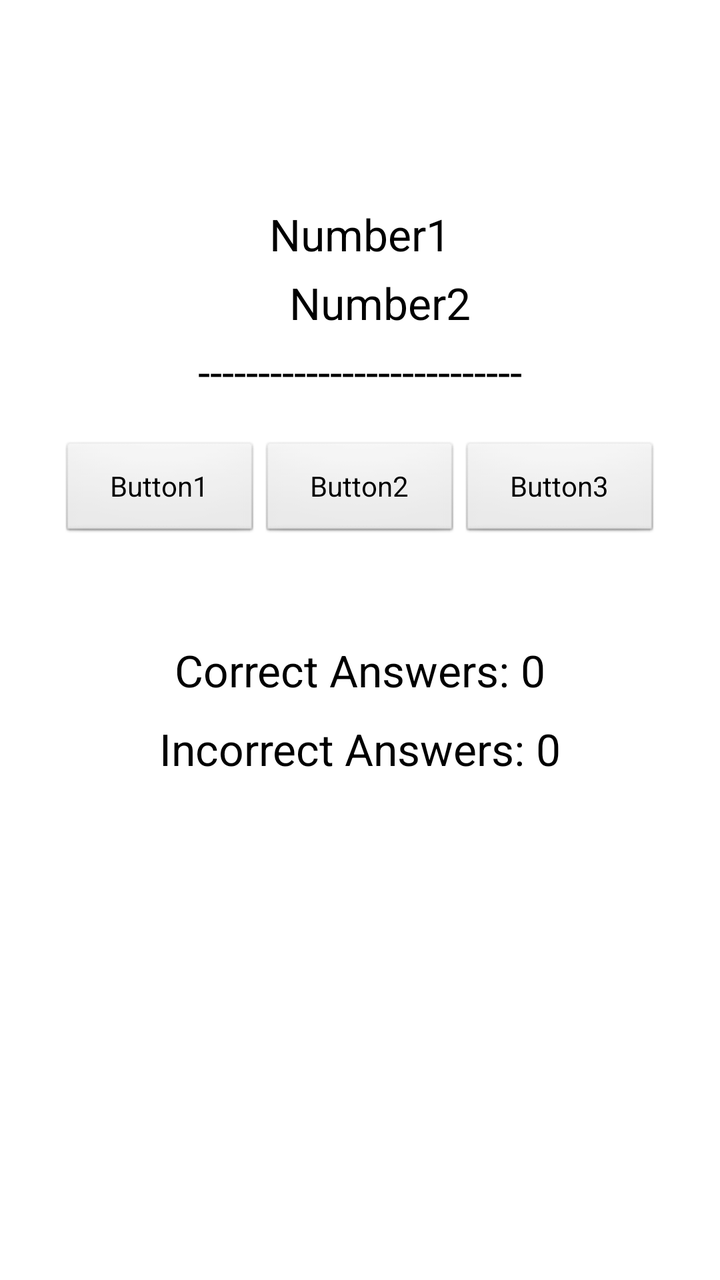
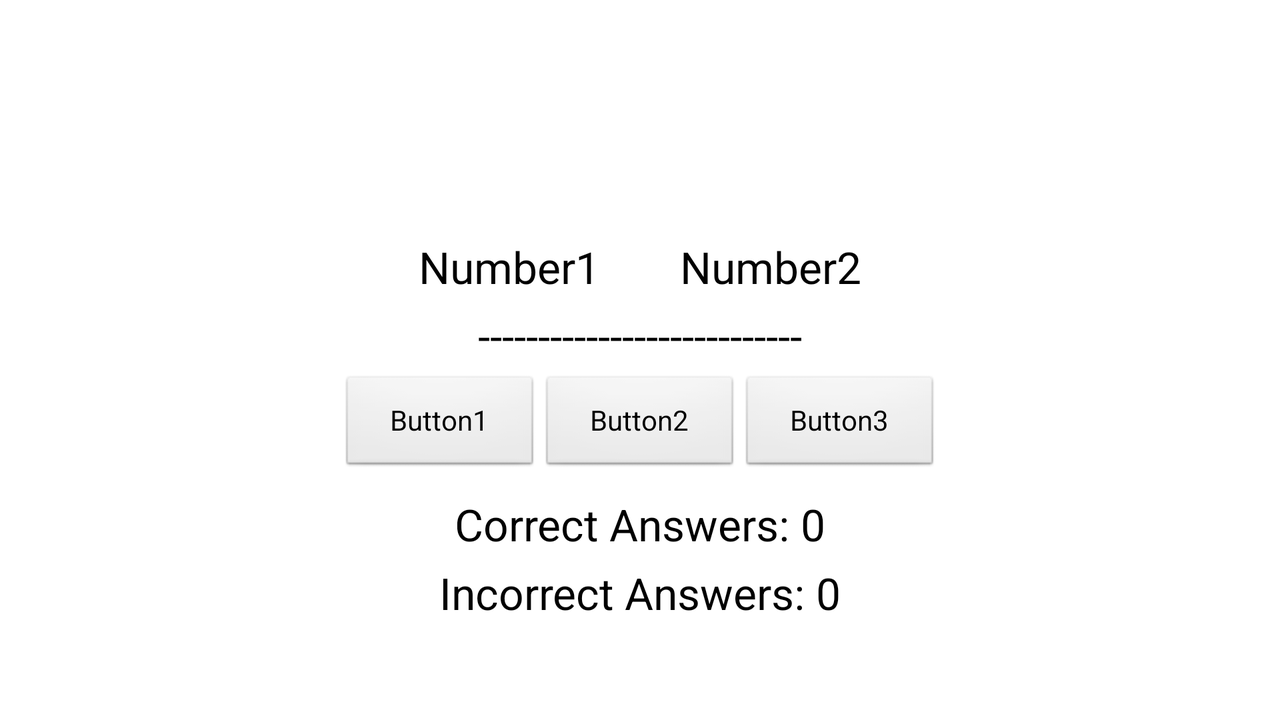

An Android layout and its configuration variant, each rendered on a device that would load it. The default file and the variant file are quoted in full after the pictures.
<!-- AndroidManifest.xml: application theme AppTheme -->
<!-- res/layout/activity_main.xml -->
<LinearLayout xmlns:android="http://schemas.android.com/apk/res/android"
              android:layout_width="match_parent"
              android:layout_height="match_parent"
              android:gravity="center|top"
              android:orientation="vertical">

    <Button
        android:id="@+id/playAgainButton"
        android:layout_width="wrap_content"
        android:layout_height="wrap_content"
        android:text="Play Again?"
        android:visibility="invisible" />

    <TextView
        android:id="@+id/timeLeft"
        android:layout_width="wrap_content"
        android:layout_height="wrap_content"
        android:layout_marginTop="5dp"
        android:textAppearance="?android:attr/textAppearanceLarge" />

    <TextView
        android:id="@+id/number1"
        android:layout_width="wrap_content"
        android:layout_height="wrap_content"
        android:layout_marginTop="20dp"
        android:text="Number1"
        android:textAppearance="?android:attr/textAppearanceLarge" />

    <LinearLayout
        android:id="@+id/linearLayout1"
        android:layout_width="wrap_content"
        android:layout_height="wrap_content"
        android:layout_marginTop="5dp"
        android:orientation="horizontal" >

        <TextView
            android:id="@+id/operator"
            android:layout_width="wrap_content"
            android:layout_height="wrap_content"
            android:layout_marginRight="20dp"
            android:textAppearance="?android:attr/textAppearanceLarge" />

        <TextView
            android:id="@+id/number2"
            android:layout_width="match_parent"
            android:layout_height="match_parent"
            android:text="Number2"
            android:textAppearance="?android:attr/textAppearanceLarge" />
    </LinearLayout>

    <TextView
        android:id="@+id/line"
        android:layout_width="wrap_content"
        android:layout_height="wrap_content"
        android:layout_marginTop="5dp"
        android:text="---------------------------"
        android:textAppearance="?android:attr/textAppearanceLarge" />

    <LinearLayout
        android:id="@+id/linearLayout2"
        android:layout_width="wrap_content"
        android:layout_height="wrap_content"
        android:layout_marginTop="20dp" >

        <Button
            android:id="@+id/button1"
            style="?android:attr/borderlessButtonStyle"
            android:layout_width="100dp"
            android:layout_height="50dp"
            android:text="Button1" />

        <Button
            android:id="@+id/button2"
            style="?android:attr/borderlessButtonStyle"
            android:layout_width="100dp"
            android:layout_height="50dp"
            android:text="Button2" />

        <Button
            android:id="@+id/button3"
            style="?android:attr/borderlessButtonStyle"
            android:layout_width="100dp"
            android:layout_height="50dp"
            android:text="Button3" />
    </LinearLayout>

    <LinearLayout
        android:id="@+id/linearLayout3"
        android:layout_width="wrap_content"
        android:layout_height="wrap_content"
        android:layout_marginTop="50dp" >

        <TextView
            android:id="@+id/textView1"
            android:layout_width="wrap_content"
            android:layout_height="wrap_content"
            android:text="Correct Answers: "
            android:textAppearance="?android:attr/textAppearanceLarge" />

        <TextView
            android:id="@+id/correctAnswersText"
            android:layout_width="wrap_content"
            android:layout_height="wrap_content"
            android:text="0"
            android:textAppearance="?android:attr/textAppearanceLarge" />
    </LinearLayout>

    <LinearLayout
        android:id="@+id/linearLayout4"
        android:layout_width="wrap_content"
        android:layout_height="wrap_content"
        android:layout_marginTop="10dp" >

        <TextView
            android:id="@+id/textView3"
            android:layout_width="wrap_content"
            android:layout_height="wrap_content"
            android:text="Incorrect Answers: "
            android:textAppearance="?android:attr/textAppearanceLarge" />

        <TextView
            android:id="@+id/incorrectAnswersText"
            android:layout_width="wrap_content"
            android:layout_height="wrap_content"
            android:text="0"
            android:textAppearance="?android:attr/textAppearanceLarge" />
    </LinearLayout>

</LinearLayout>
<!-- resources referenced by this layout -->
<resources>
  <style name="AppTheme" parent="AppBaseTheme">
          
      </style>
  <style name="AppBaseTheme" parent="android:Theme.Light">
          
      </style>
</resources>
<!-- res/layout-land/activity_main.xml (the repository's variant of the layout above) -->
<!-- drawn on the phone turned sideways -->
<LinearLayout xmlns:android="http://schemas.android.com/apk/res/android"
              android:layout_width="match_parent"
              android:layout_height="match_parent"
              android:gravity="center"
              android:orientation="vertical">

    <RelativeLayout
        android:id="@+id/relatveLayout1"
        android:layout_width="match_parent"
        android:layout_height="wrap_content" >

        <TextView
            android:id="@+id/timeLeft"
            android:layout_width="wrap_content"
            android:layout_height="wrap_content"
            android:layout_gravity="left"
            android:textAppearance="?android:attr/textAppearanceLarge" />

        <Button
            android:id="@+id/playAgainButton"
            android:layout_width="100dp"
            android:layout_height="60dp"
            android:layout_centerInParent="true"
            android:text="Play Again?"
            android:visibility="invisible" />
    </RelativeLayout>

    <LinearLayout
        android:id="@+id/linearLayout2"
        android:layout_width="wrap_content"
        android:layout_height="wrap_content"
        android:layout_marginTop="10dp"
        android:orientation="horizontal" >

        <TextView
            android:id="@+id/number1"
            android:layout_width="wrap_content"
            android:layout_height="wrap_content"
            android:layout_marginRight="20dp"
            android:text="Number1"
            android:textAppearance="?android:attr/textAppearanceLarge" />

        <TextView
            android:id="@+id/operator"
            android:layout_width="wrap_content"
            android:layout_height="wrap_content"
            android:layout_marginRight="20dp"
            android:textAppearance="?android:attr/textAppearanceLarge" />

        <TextView
            android:id="@+id/number2"
            android:layout_width="match_parent"
            android:layout_height="match_parent"
            android:text="Number2"
            android:textAppearance="?android:attr/textAppearanceLarge" />
    </LinearLayout>

    <TextView
        android:id="@+id/line"
        android:layout_width="wrap_content"
        android:layout_height="wrap_content"
        android:layout_marginTop="5dp"
        android:text="---------------------------"
        android:textAppearance="?android:attr/textAppearanceLarge" />

    <LinearLayout
        android:id="@+id/linearLayout3"
        android:layout_width="wrap_content"
        android:layout_height="wrap_content"
        android:layout_marginTop="5dp" >

        <Button
            android:id="@+id/button1"
            style="?android:attr/borderlessButtonStyle"
            android:layout_width="100dp"
            android:layout_height="50dp"
            android:text="Button1" />

        <Button
            android:id="@+id/button2"
            style="?android:attr/borderlessButtonStyle"
            android:layout_width="100dp"
            android:layout_height="50dp"
            android:text="Button2" />

        <Button
            android:id="@+id/button3"
            style="?android:attr/borderlessButtonStyle"
            android:layout_width="100dp"
            android:layout_height="50dp"
            android:text="Button3" />
    </LinearLayout>

    <LinearLayout
        android:id="@+id/linearLayout4"
        android:layout_width="wrap_content"
        android:layout_height="wrap_content"
        android:layout_marginTop="10dp" >

        <TextView
            android:id="@+id/textView1"
            android:layout_width="wrap_content"
            android:layout_height="wrap_content"
            android:text="Correct Answers: "
            android:textAppearance="?android:attr/textAppearanceLarge" />

        <TextView
            android:id="@+id/correctAnswersText"
            android:layout_width="wrap_content"
            android:layout_height="wrap_content"
            android:text="0"
            android:textAppearance="?android:attr/textAppearanceLarge" />
    </LinearLayout>

    <LinearLayout
        android:id="@+id/linearLayout5"
        android:layout_width="wrap_content"
        android:layout_height="wrap_content"
        android:layout_marginTop="5dp" >

        <TextView
            android:id="@+id/textView3"
            android:layout_width="wrap_content"
            android:layout_height="wrap_content"
            android:text="Incorrect Answers: "
            android:textAppearance="?android:attr/textAppearanceLarge" />

        <TextView
            android:id="@+id/incorrectAnswersText"
            android:layout_width="wrap_content"
            android:layout_height="wrap_content"
            android:text="0"
            android:textAppearance="?android:attr/textAppearanceLarge" />
    </LinearLayout>

</LinearLayout>
